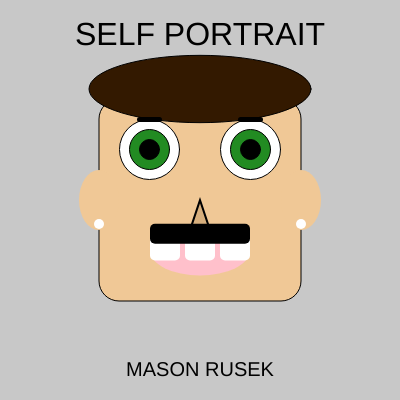
Frame 1 (no input)
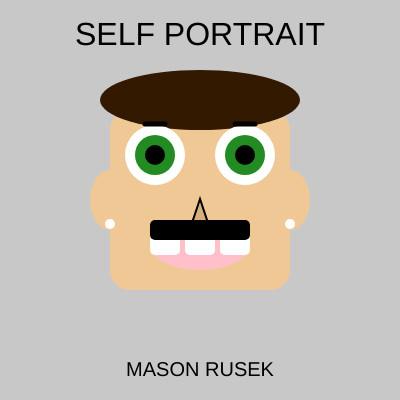
Frame 60 (no input)
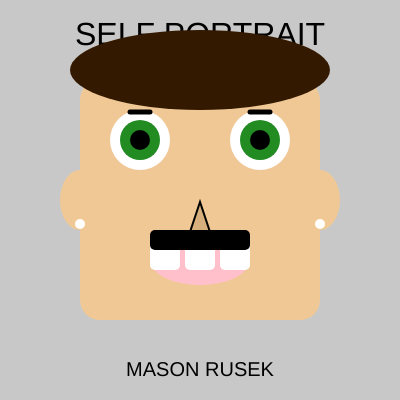
Frame 120 (the mouse pressed at the canvas centre since frame 60)

The p5.js sketch that drew these frames (run headless with seeded random() and noise() and a simulated clock; from frame 60 on, the mouse is pressed at the canvas centre):

// p5.js sketch
// ── sketch.js
var headX;
var headY;
var headSize = 200; // Initial size of the head
var sizeDirection = 2; // Direction of size change

function setup() {
    createCanvas(400, 400);
    // Set the initial position of the head to center of the canvas
    headX = width / 2;
    headY = height / 2;
}

function draw() {
    background(200);
    //title
    fill(0);
    textSize(32);
    textAlign(CENTER, TOP);
    text("SELF PORTRAIT", width / 2, 20);

    // Update head size
    headSize += sizeDirection;
    if (headSize >= 250 || headSize <= 150) {
        sizeDirection *= -1; // Reverse the direction when reaching the size limits
    }

    //head
    fill(240, 200, 150);
    var cornerRadius = 20;
    rectMode(CENTER);
    rect(headX, headY, headSize, headSize, cornerRadius);

    //beanie
    fill(51, 25, 0);
    var beanieSize = headSize + 20;
    ellipse(headX, headY - headSize / 2 - 10, beanieSize, headSize / 3);

    //face
    var eyeOffset = headSize / 4;
    drawEye(headX - eyeOffset, headY - eyeOffset);
    drawEye(headX + eyeOffset, headY - eyeOffset);
    drawEyebrows(headX - eyeOffset, headY - headSize / 5 - 30);
    drawEyebrows(headX + eyeOffset, headY - headSize / 5 - 30);
    drawNose(headX, headY + headSize / 20);
    drawMouth(headX, headY + headSize / 4);
    drawMustache(headX, headY + headSize / 6);
    drawEar(headX - headSize / 2, headY);
    drawEar(headX + headSize / 2, headY);

    //name
    fill(0);
    textSize(20);
    textAlign(CENTER, BOTTOM);
    text("MASON RUSEK", width / 2, height - 20);
}

function drawEye(x, y) {
    fill(255);
    var eyeSize = 60;
    ellipse(x, y, eyeSize, eyeSize);
    fill(34, 139, 34);
    var pupilSize = 40;
    ellipse(x, y, pupilSize, pupilSize);
    fill(0);
    var irisSize = 20;
    ellipse(x, y, irisSize, irisSize);
}

function drawNose(x, y) {
    fill(215, 175, 125);
    stroke(0);
    strokeWeight(2);
    var noseSize = 20;
    triangle(x, y - noseSize / 2, x - noseSize / 2, y + noseSize, x + noseSize / 2, y + noseSize);
}

function drawMouth(x, y) {
    fill(255, 192, 203);
    noStroke();
    var mouthWidth = 100;
    var mouthHeight = 50;
    ellipse(x, y, mouthWidth, mouthHeight);
    // Draw teeth
    fill(255);
    var teethSize = 30;
    var teethOffset = 35;
    rect(x - teethOffset, y - 5, teethSize, teethSize, 5);
    rect(x, y - 5, teethSize, teethSize, 5);
    rect(x + teethOffset, y - 5, teethSize, teethSize, 5);
}

function drawMustache(x, y) {
    fill(0);
    var mustacheWidth = 100;
    var mustacheHeight = 20;
    rect(x, y, mustacheWidth, mustacheHeight, 5);
}

function drawEar(x, y) {
    fill(240, 200, 150);
    var earWidth = 40;
    var earHeight = 60;
    ellipse(x, y, earWidth, earHeight);
    // Draw stud piercing
    fill(255);
    var studSize = 10;
    ellipse(x, y + earHeight / 2.5, studSize, studSize);
}

function drawEyebrows(x, y) {
    stroke(0);
    strokeWeight(5);
    var eyebrowLength = 20;
    var eyebrowOffset = 10;
    line(x - eyebrowOffset, y - 10, x + eyebrowOffset, y - 10);
}
